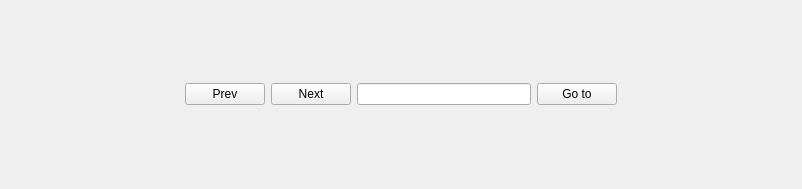
<?xml version="1.0" encoding="UTF-8"?>
<ui version="4.0">
 <class>Pagination</class>
 <widget class="QWidget" name="Pagination">
  <property name="geometry">
   <rect>
    <x>0</x>
    <y>0</y>
    <width>802</width>
    <height>189</height>
   </rect>
  </property>
  <property name="windowTitle">
   <string>Form</string>
  </property>
  <layout class="QHBoxLayout" name="horizontalLayout_2">
   <item>
    <spacer name="horizontalSpacer">
     <property name="orientation">
      <enum>Qt::Horizontal</enum>
     </property>
     <property name="sizeHint" stdset="0">
      <size>
       <width>40</width>
       <height>20</height>
      </size>
     </property>
    </spacer>
   </item>
   <item>
    <widget class="QPushButton" name="m_prev">
     <property name="text">
      <string>Prev</string>
     </property>
    </widget>
   </item>
   <item>
    <layout class="QHBoxLayout" name="m_hLayout">
     <item>
      <layout class="QHBoxLayout" name="m_leftLayout"/>
     </item>
     <item>
      <layout class="QHBoxLayout" name="m_rightLayout"/>
     </item>
    </layout>
   </item>
   <item>
    <widget class="QPushButton" name="m_next">
     <property name="text">
      <string>Next</string>
     </property>
    </widget>
   </item>
   <item>
    <widget class="QLineEdit" name="m_input"/>
   </item>
   <item>
    <widget class="QPushButton" name="m_jumper">
     <property name="text">
      <string>Go to</string>
     </property>
    </widget>
   </item>
   <item>
    <spacer name="horizontalSpacer_2">
     <property name="orientation">
      <enum>Qt::Horizontal</enum>
     </property>
     <property name="sizeHint" stdset="0">
      <size>
       <width>40</width>
       <height>20</height>
      </size>
     </property>
    </spacer>
   </item>
  </layout>
 </widget>
 <resources/>
 <connections/>
</ui>
